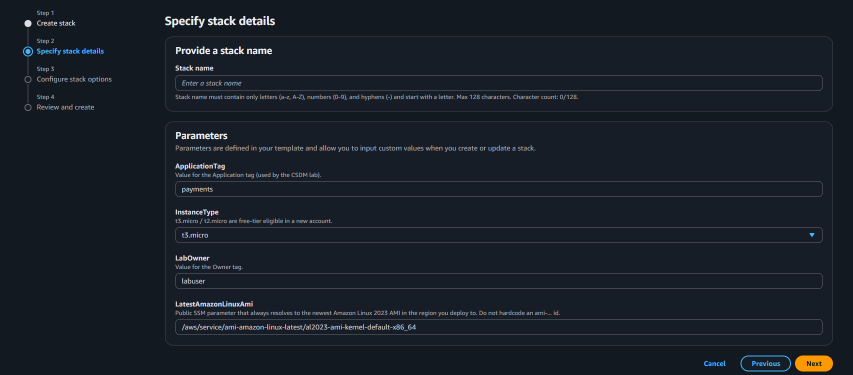
#> input picture assets/img/lab01/cfn-specify-stack-details.png, 1706 x 749 px, given in place of discovery-source.png, which was not available (shown at 1/2 size)
$ python redact_lab05_screenshots.py
#> lines starting #> are read from the running program, lines starting #| are printed output that depends on the picture
#!/usr/bin/env python3
"""Re-apply privacy crops for lab05 PNGs from maintainer source uploads."""
from __future__ import annotations

import re
import sys
from pathlib import Path

import pytesseract
from PIL import Image, ImageDraw

SRC = Path("lab-walkthrough-screenshots/lab05")
OUT = Path("assets/img/lab05")

# Cropped list view: one data row (~y 74–108 at x≈215–420 is Object ID on walkthrough capture).
_CROP_TOP = 72
_OBJ_BOX = (178, 64, 440, 114)  # covers full Object ID cell on walkthrough capture
_TOP_RIGHT = lambda w: (int(w * 0.78), 0, w, 52)

INSTANCE_ID = re.compile(r"i-0|i-[0-9a-f]{8,}", re.I)


def discovery(src: Path, dst: Path) -> None:
    im = Image.open(src).convert("RGB")
    w, h = im.size
#> w = 1706; h = 749
    im = im.crop((0, _CROP_TOP, w, h))
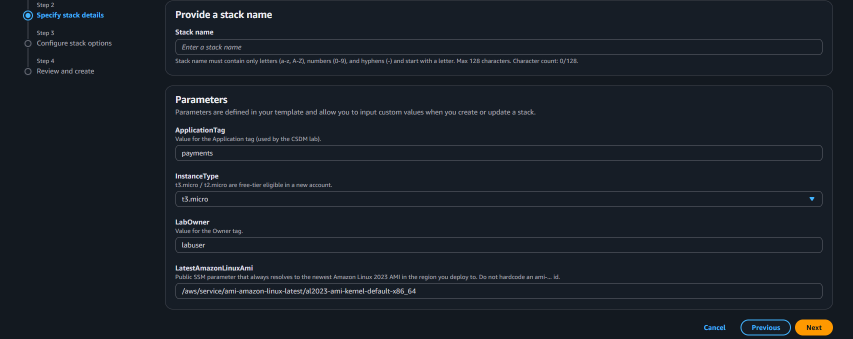
#> im: PIL image 1706x677 RGB (shown at 1/2 size); mean R, G, B 25.1, 31.6, 39.8
    w, h = im.size
#> h = 677
    dr = ImageDraw.Draw(im)
    dr.rectangle(_OBJ_BOX, fill=(230, 232, 235))
    x0, y0, x1, y1 = _TOP_RIGHT(w)
#> x0 = 1330; y0 = 0; x1 = 1706; y1 = 52
    dr.rectangle((x0, y0, x1, y1), fill=(230, 232, 235))
    dst.parent.mkdir(parents=True, exist_ok=True)
    im.save(dst, optimize=True)
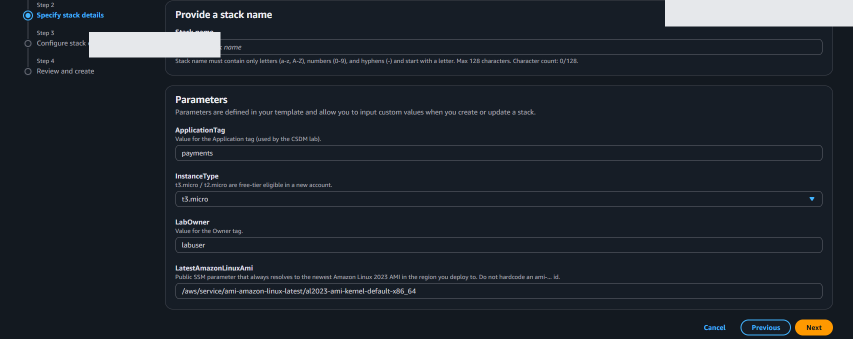
#> saved as vm-discovery-source.png: PIL image 1706x677 RGB (shown at 1/2 size); mean R, G, B 31, 37.4, 45.4
#> (the run stopped early here; a loop or call above may not have finished)
